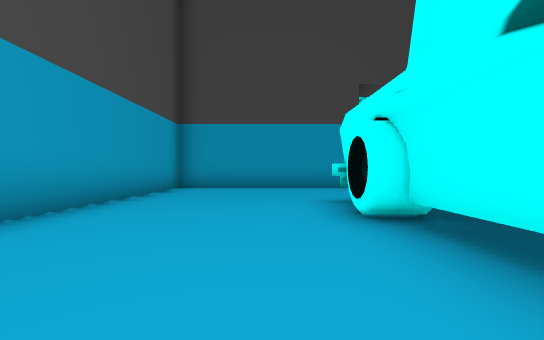
View 1 (above)

19 first-person views from a walk through a Unity game level. The camera is 0.54 m above the floor, looks level and sees 90° across. The floor is counted in squares, 1 m on a side. Each view is taken from the middle of a square. On the plan, view 1 faces up. The plan holds only what a view shows up to about 9 squares ahead; the rest is blank. The place goes on beyond the plan.

View 2
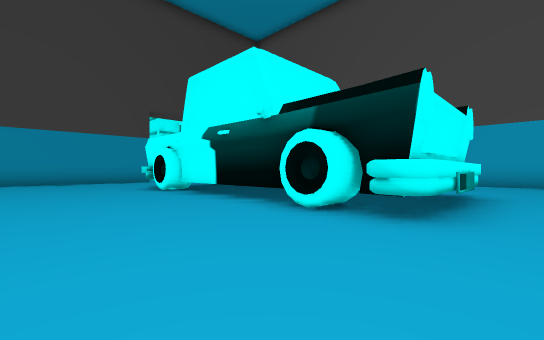

View 3
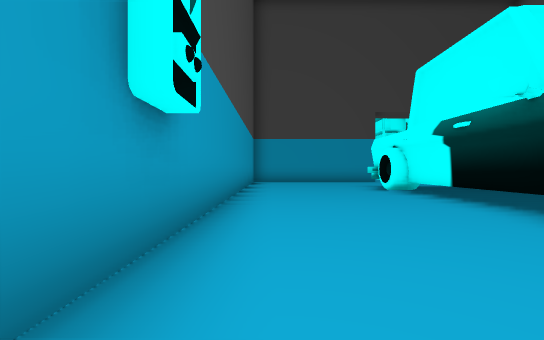

View 4
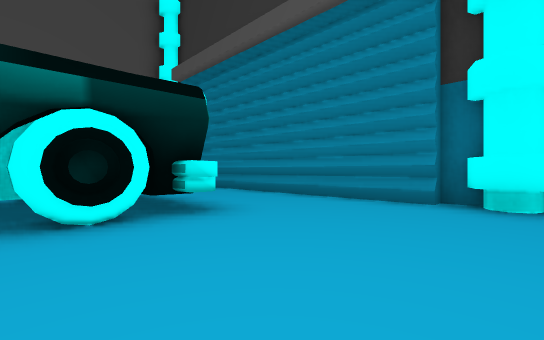

View 5
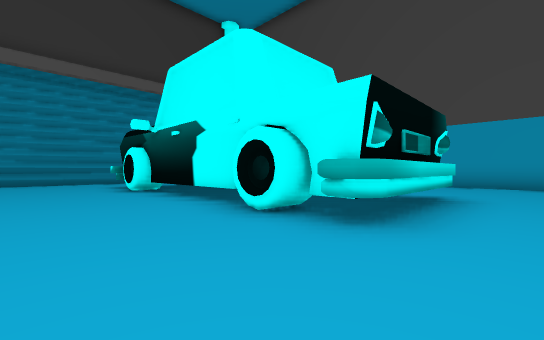

View 6
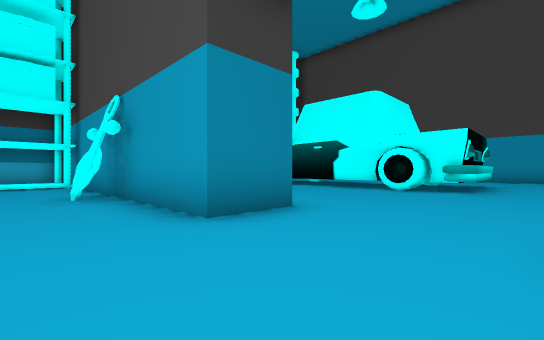

View 7
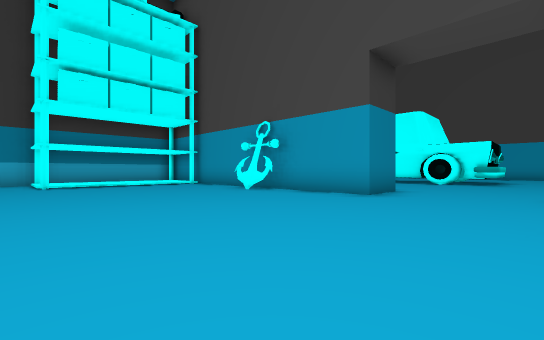

View 8
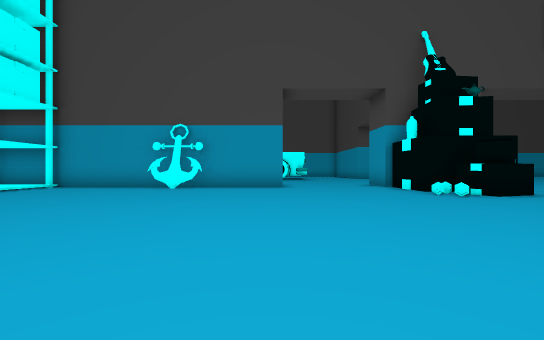

View 9
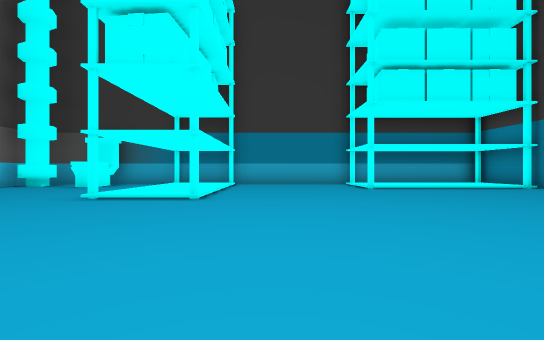

View 10
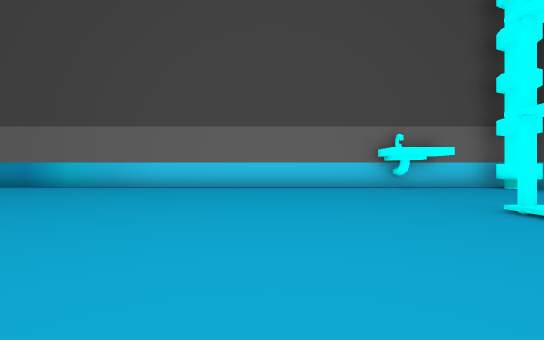

View 11
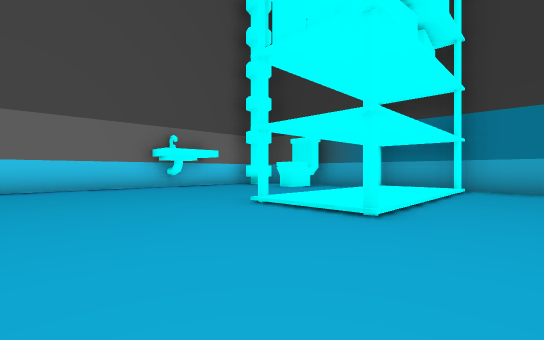

View 12
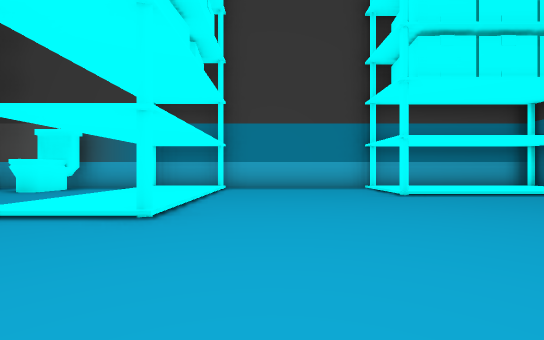

View 13
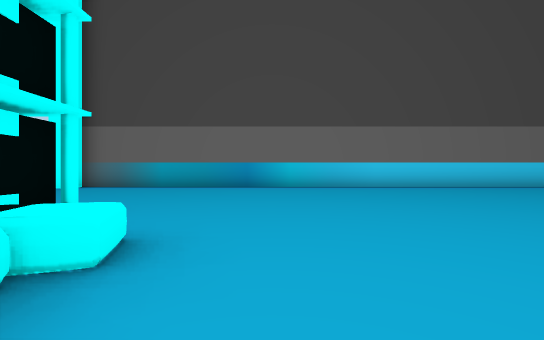

View 14
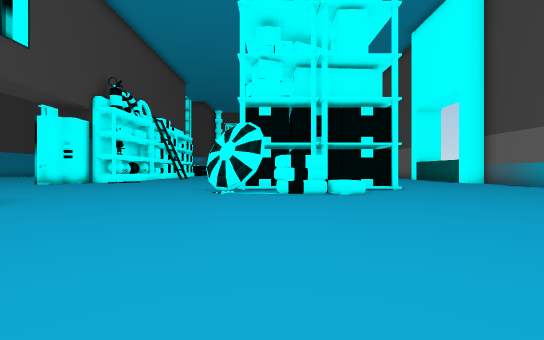

View 15
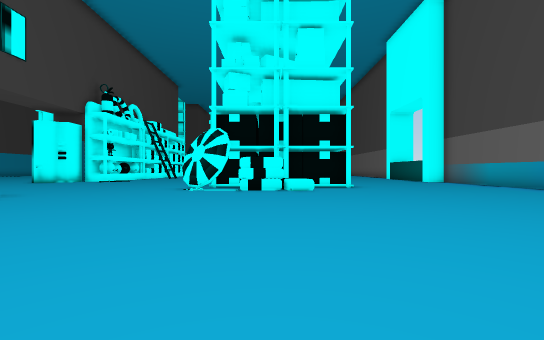

View 16
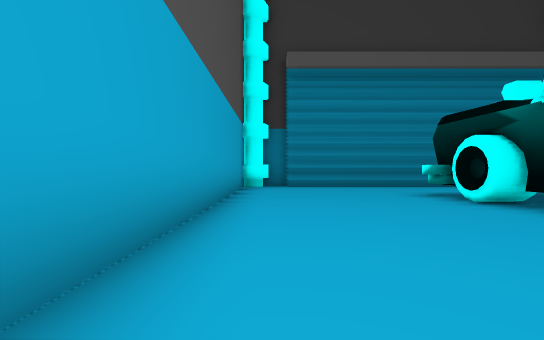

View 17
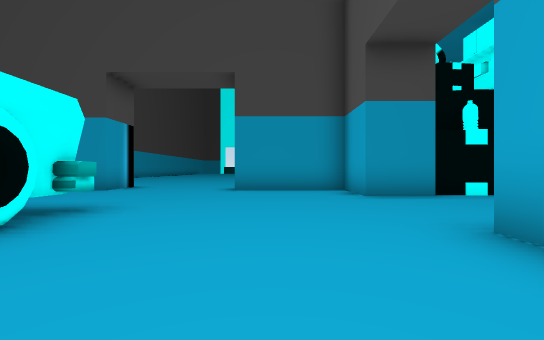

View 18
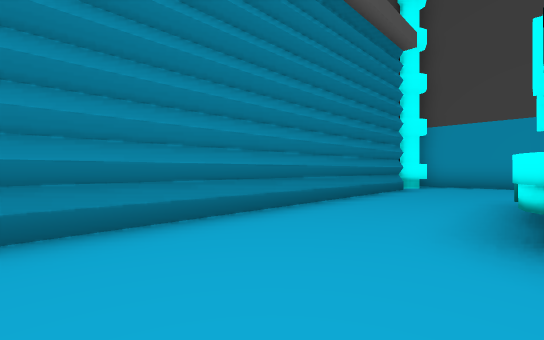

View 19
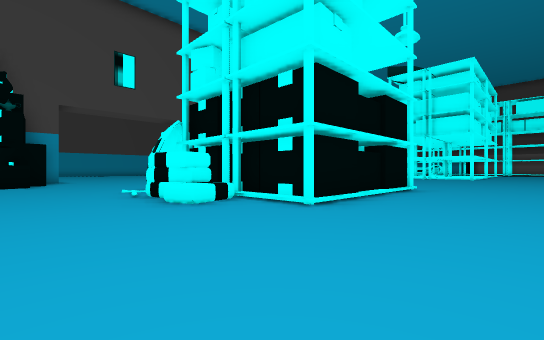

### Floor plan
Key: @ floor where view 1 was taken; # wall or solid block; . main floor; : floor 0.05 m higher than the main floor; + floor 0.1 m higher than the main floor; / step, stairs or slope; ^ raised ledge.
Columns run from 3 left of view 1 to 27 right of it. Each row starts with its distance up from view 1.
 20                           ..
 19                          ...
 18                         ....
 17                         ....
 16                         #...
 15                          ... ##
 14                          .....#
 13              .......     .....#
 12              .......#####.....#
 11               ......###^......#
 10       ...      ......:#^......#
  9      #...       ..............#
  8 ######...####  ##.............#
  7 #...........#####.............#
  6 #.............................#
  5 #...####......................#
  4 #...##^#......................#
  3 #...##^#....##................#
  2 #....^^^....##................#
  1 #....^^^....###...............#
  0 #..@.^^#....###...............#
 -1 #...##^#....##........#/#.....#
 -2 #...##^#....##.........++....##
 -3 #...####....##.........++.....#
 -4 #...........##++++#....++.....#
 -5 #...........##+++++....++..^.##
 -6 ##############################

Positions as (right, up) in squares from view 1, and headings:
1: (0, 0), facing up
2: (-2, -4), facing up-right
3: (-2, -4), facing up
4: (-2, -1), facing down-right
5: (7, 6), facing down-left
6: (12, 6), facing down-left
7: (16, 6), facing down-left
8: (19, 3), facing left
9: (18, 4), facing down
10: (18, 2), facing right
11: (18, 2), facing down-right
12: (18, 2), facing down
13: (18, 9), facing right
14: (18, 4), facing up
15: (19, 3), facing up
16: (8, 3), facing down
17: (7, 1), facing up
18: (7, -3), facing down-left
19: (24, 8), facing up-left
